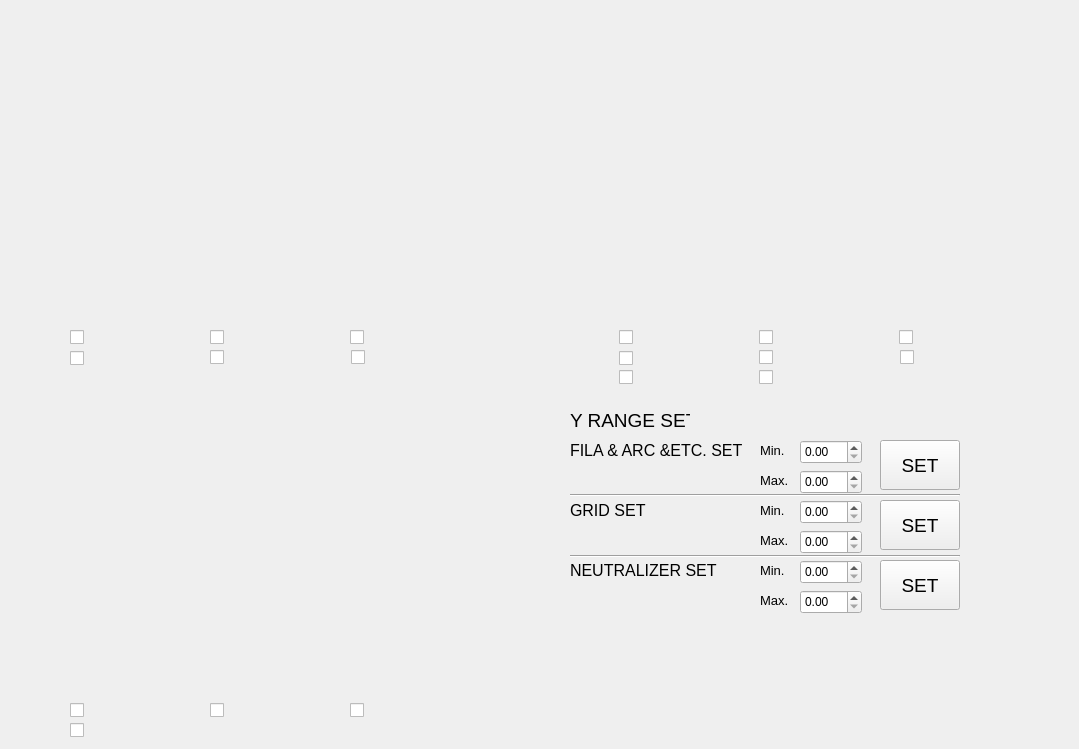
    <widget class="QWidget" name="page_2">
     <widget class="CAMultiplot" name="caMultiplot_5">
      <property name="geometry">
       <rect>
        <x>0</x>
        <y>20</y>
        <width>520</width>
        <height>310</height>
       </rect>
      </property>
      <property name="pvname">
       <string>NB12_WAT_ELD_DT</string>
      </property>
      <property name="pvname1">
       <string>NB12_WAT_FIL1_DT</string>
      </property>
      <property name="pvname2">
       <string>NB12_WAT_FIL2_DT</string>
      </property>
      <property name="pvname3">
       <string>NB12_WAT_ARC1_DT</string>
      </property>
      <property name="pvname4">
       <string>NB12_WAT_ARC2_DT</string>
      </property>
      <property name="pvname5">
       <string>NB12_WAT_SCR_DT</string>
      </property>
      <property name="pvname6">
       <string/>
      </property>
      <property name="pvname7">
       <string/>
      </property>
      <property name="pvname8">
       <string/>
      </property>
      <property name="plotTitle" stdset="0">
       <string>FILA &amp; ARC &amp;ETC.</string>
      </property>
      <property name="xTitle" stdset="0">
       <string>Time (s)</string>
      </property>
      <property name="yTitle" stdset="0">
       <string>Delta T (degC)</string>
      </property>
      <property name="timeLineCount" stdset="0">
       <number>401</number>
      </property>
     </widget>
     <widget class="CAMultiplot" name="caMultiplot_6">
      <property name="geometry">
       <rect>
        <x>550</x>
        <y>20</y>
        <width>520</width>
        <height>310</height>
       </rect>
      </property>
      <property name="pvname">
       <string>NB12_WAT_G11_DT</string>
      </property>
      <property name="pvname1">
       <string>NB12_WAT_G12_DT</string>
      </property>
      <property name="pvname2">
       <string>NB12_WAT_G21_DT</string>
      </property>
      <property name="pvname3">
       <string>NB12_WAT_G22_DT</string>
      </property>
      <property name="pvname4">
       <string>NB12_WAT_G31_DT</string>
      </property>
      <property name="pvname5">
       <string>NB12_WAT_G32_DT</string>
      </property>
      <property name="pvname6">
       <string>NB12_WAT_G41_DT</string>
      </property>
      <property name="pvname7">
       <string>NB12_WAT_G42_DT</string>
      </property>
      <property name="plotTitle" stdset="0">
       <string>GRID.</string>
      </property>
      <property name="xTitle" stdset="0">
       <string>Time (s)</string>
      </property>
      <property name="yTitle" stdset="0">
       <string>Delta T (degC)</string>
      </property>
      <property name="timeLineCount" stdset="0">
       <number>401</number>
      </property>
     </widget>
     <widget class="CAMultiplot" name="caMultiplot_7">
      <property name="geometry">
       <rect>
        <x>0</x>
        <y>390</y>
        <width>520</width>
        <height>310</height>
       </rect>
      </property>
      <property name="pvname">
       <string>NB12_WAT_N11_DT</string>
      </property>
      <property name="pvname1">
       <string>NB12_WAT_N12_DT</string>
      </property>
      <property name="pvname2">
       <string>NB12_WAT_N21_DT</string>
      </property>
      <property name="pvname3">
       <string>NB12_WAT_N22_DT</string>
      </property>
      <property name="pvname4">
       <string/>
      </property>
      <property name="pvname5">
       <string/>
      </property>
      <property name="pvname6">
       <string/>
      </property>
      <property name="pvname7">
       <string/>
      </property>
      <property name="plotTitle" stdset="0">
       <string>NEUTRALIZER</string>
      </property>
      <property name="xTitle" stdset="0">
       <string>Time (s)</string>
      </property>
      <property name="yTitle" stdset="0">
       <string>Delta T (degC)</string>
      </property>
      <property name="timeLineCount" stdset="0">
       <number>401</number>
      </property>
     </widget>
     <widget class="CAColorCheckBox" name="caColorCheckBox_26">
      <property name="geometry">
       <rect>
        <x>351</x>
        <y>347</y>
        <width>140</width>
        <height>20</height>
       </rect>
      </property>
     </widget>
     <widget class="CAColorCheckBox" name="caColorCheckBox_27">
      <property name="geometry">
       <rect>
        <x>70</x>
        <y>327</y>
        <width>140</width>
        <height>20</height>
       </rect>
      </property>
     </widget>
     <widget class="CAColorCheckBox" name="caColorCheckBox_30">
      <property name="geometry">
       <rect>
        <x>70</x>
        <y>348</y>
        <width>140</width>
        <height>20</height>
       </rect>
      </property>
     </widget>
     <widget class="CAColorCheckBox" name="caColorCheckBox_32">
      <property name="geometry">
       <rect>
        <x>350</x>
        <y>327</y>
        <width>140</width>
        <height>20</height>
       </rect>
      </property>
     </widget>
     <widget class="CAColorCheckBox" name="caColorCheckBox_33">
      <property name="geometry">
       <rect>
        <x>210</x>
        <y>327</y>
        <width>140</width>
        <height>20</height>
       </rect>
      </property>
     </widget>
     <widget class="CAColorCheckBox" name="caColorCheckBox_34">
      <property name="geometry">
       <rect>
        <x>210</x>
        <y>347</y>
        <width>140</width>
        <height>20</height>
       </rect>
      </property>
     </widget>
     <widget class="CAColorCheckBox" name="caColorCheckBox_35">
      <property name="geometry">
       <rect>
        <x>900</x>
        <y>347</y>
        <width>140</width>
        <height>20</height>
       </rect>
      </property>
     </widget>
     <widget class="CAColorCheckBox" name="caColorCheckBox_36">
      <property name="geometry">
       <rect>
        <x>619</x>
        <y>327</y>
        <width>140</width>
        <height>20</height>
       </rect>
      </property>
     </widget>
     <widget class="CAColorCheckBox" name="caColorCheckBox_37">
      <property name="geometry">
       <rect>
        <x>759</x>
        <y>367</y>
        <width>140</width>
        <height>20</height>
       </rect>
      </property>
     </widget>
     <widget class="CAColorCheckBox" name="caColorCheckBox_38">
      <property name="geometry">
       <rect>
        <x>619</x>
        <y>367</y>
        <width>140</width>
        <height>20</height>
       </rect>
      </property>
     </widget>
     <widget class="CAColorCheckBox" name="caColorCheckBox_39">
      <property name="geometry">
       <rect>
        <x>619</x>
        <y>348</y>
        <width>140</width>
        <height>20</height>
       </rect>
      </property>
     </widget>
     <widget class="CAColorCheckBox" name="caColorCheckBox_40">
      <property name="geometry">
       <rect>
        <x>899</x>
        <y>327</y>
        <width>140</width>
        <height>20</height>
       </rect>
      </property>
     </widget>
     <widget class="CAColorCheckBox" name="caColorCheckBox_41">
      <property name="geometry">
       <rect>
        <x>759</x>
        <y>327</y>
        <width>140</width>
        <height>20</height>
       </rect>
      </property>
     </widget>
     <widget class="CAColorCheckBox" name="caColorCheckBox_42">
      <property name="geometry">
       <rect>
        <x>759</x>
        <y>347</y>
        <width>140</width>
        <height>20</height>
       </rect>
      </property>
     </widget>
     <widget class="CAColorCheckBox" name="caColorCheckBox_44">
      <property name="geometry">
       <rect>
        <x>70</x>
        <y>700</y>
        <width>140</width>
        <height>20</height>
       </rect>
      </property>
     </widget>
     <widget class="CAColorCheckBox" name="caColorCheckBox_49">
      <property name="geometry">
       <rect>
        <x>210</x>
        <y>700</y>
        <width>140</width>
        <height>20</height>
       </rect>
      </property>
     </widget>
     <widget class="QDoubleSpinBox" name="doubleSpinBox_13">
      <property name="geometry">
       <rect>
        <x>800</x>
        <y>530</y>
        <width>62</width>
        <height>24</height>
       </rect>
      </property>
     </widget>
     <widget class="QLabel" name="label_19">
      <property name="geometry">
       <rect>
        <x>570</x>
        <y>500</y>
        <width>180</width>
        <height>20</height>
       </rect>
      </property>
      <property name="font">
       <font>
        <pointsize>12</pointsize>
       </font>
      </property>
      <property name="text">
       <string>GRID SET</string>
      </property>
     </widget>
     <widget class="QPushButton" name="pushButton_10">
      <property name="geometry">
       <rect>
        <x>880</x>
        <y>440</y>
        <width>80</width>
        <height>50</height>
       </rect>
      </property>
      <property name="font">
       <font>
        <pointsize>14</pointsize>
       </font>
      </property>
      <property name="text">
       <string>SET</string>
      </property>
     </widget>
     <widget class="QPushButton" name="pushButton_11">
      <property name="geometry">
       <rect>
        <x>880</x>
        <y>560</y>
        <width>80</width>
        <height>50</height>
       </rect>
      </property>
      <property name="font">
       <font>
        <pointsize>14</pointsize>
       </font>
      </property>
      <property name="text">
       <string>SET</string>
      </property>
     </widget>
     <widget class="QLabel" name="label_20">
      <property name="geometry">
       <rect>
        <x>570</x>
        <y>560</y>
        <width>180</width>
        <height>20</height>
       </rect>
      </property>
      <property name="font">
       <font>
        <pointsize>12</pointsize>
       </font>
      </property>
      <property name="text">
       <string>NEUTRALIZER SET</string>
      </property>
     </widget>
     <widget class="QDoubleSpinBox" name="doubleSpinBox_14">
      <property name="geometry">
       <rect>
        <x>800</x>
        <y>590</y>
        <width>62</width>
        <height>24</height>
       </rect>
      </property>
     </widget>
     <widget class="QLabel" name="label_21">
      <property name="geometry">
       <rect>
        <x>760</x>
        <y>590</y>
        <width>40</width>
        <height>20</height>
       </rect>
      </property>
      <property name="font">
       <font>
        <pointsize>10</pointsize>
       </font>
      </property>
      <property name="text">
       <string>Max.</string>
      </property>
     </widget>
     <widget class="QLabel" name="label_22">
      <property name="geometry">
       <rect>
        <x>760</x>
        <y>500</y>
        <width>40</width>
        <height>20</height>
       </rect>
      </property>
      <property name="font">
       <font>
        <pointsize>10</pointsize>
       </font>
      </property>
      <property name="text">
       <string>Min.</string>
      </property>
     </widget>
     <widget class="Line" name="line_4">
      <property name="geometry">
       <rect>
        <x>570</x>
        <y>555</y>
        <width>390</width>
        <height>3</height>
       </rect>
      </property>
      <property name="orientation">
       <enum>Qt::Horizontal</enum>
      </property>
     </widget>
     <widget class="QLabel" name="label_23">
      <property name="geometry">
       <rect>
        <x>570</x>
        <y>440</y>
        <width>180</width>
        <height>20</height>
       </rect>
      </property>
      <property name="font">
       <font>
        <pointsize>12</pointsize>
       </font>
      </property>
      <property name="text">
       <string>FILA &amp; ARC &amp;ETC. SET</string>
      </property>
     </widget>
     <widget class="QDoubleSpinBox" name="doubleSpinBox_15">
      <property name="geometry">
       <rect>
        <x>800</x>
        <y>440</y>
        <width>62</width>
        <height>24</height>
       </rect>
      </property>
     </widget>
     <widget class="QDoubleSpinBox" name="doubleSpinBox_16">
      <property name="geometry">
       <rect>
        <x>800</x>
        <y>500</y>
        <width>62</width>
        <height>24</height>
       </rect>
      </property>
     </widget>
     <widget class="QLabel" name="label_24">
      <property name="geometry">
       <rect>
        <x>760</x>
        <y>470</y>
        <width>40</width>
        <height>20</height>
       </rect>
      </property>
      <property name="font">
       <font>
        <pointsize>10</pointsize>
       </font>
      </property>
      <property name="text">
       <string>Max.</string>
      </property>
     </widget>
     <widget class="QLabel" name="label_25">
      <property name="geometry">
       <rect>
        <x>760</x>
        <y>440</y>
        <width>40</width>
        <height>20</height>
       </rect>
      </property>
      <property name="font">
       <font>
        <pointsize>10</pointsize>
       </font>
      </property>
      <property name="text">
       <string>Min.</string>
      </property>
     </widget>
     <widget class="QLabel" name="label_26">
      <property name="geometry">
       <rect>
        <x>760</x>
        <y>560</y>
        <width>40</width>
        <height>20</height>
       </rect>
      </property>
      <property name="font">
       <font>
        <pointsize>10</pointsize>
       </font>
      </property>
      <property name="text">
       <string>Min.</string>
      </property>
     </widget>
     <widget class="Line" name="line_5">
      <property name="geometry">
       <rect>
        <x>570</x>
        <y>494</y>
        <width>390</width>
        <height>3</height>
       </rect>
      </property>
      <property name="orientation">
       <enum>Qt::Horizontal</enum>
      </property>
     </widget>
     <widget class="QPushButton" name="pushButton_12">
      <property name="geometry">
       <rect>
        <x>880</x>
        <y>500</y>
        <width>80</width>
        <height>50</height>
       </rect>
      </property>
      <property name="font">
       <font>
        <pointsize>14</pointsize>
       </font>
      </property>
      <property name="text">
       <string>SET</string>
      </property>
     </widget>
     <widget class="QDoubleSpinBox" name="doubleSpinBox_17">
      <property name="geometry">
       <rect>
        <x>800</x>
        <y>470</y>
        <width>62</width>
        <height>24</height>
       </rect>
      </property>
     </widget>
     <widget class="QLabel" name="label_27">
      <property name="geometry">
       <rect>
        <x>760</x>
        <y>530</y>
        <width>40</width>
        <height>20</height>
       </rect>
      </property>
      <property name="font">
       <font>
        <pointsize>10</pointsize>
       </font>
      </property>
      <property name="text">
       <string>Max.</string>
      </property>
     </widget>
     <widget class="QDoubleSpinBox" name="doubleSpinBox_18">
      <property name="geometry">
       <rect>
        <x>800</x>
        <y>560</y>
        <width>62</width>
        <height>24</height>
       </rect>
      </property>
     </widget>
     <widget class="CAColorCheckBox" name="caColorCheckBox_89">
      <property name="geometry">
       <rect>
        <x>350</x>
        <y>700</y>
        <width>140</width>
        <height>20</height>
       </rect>
      </property>
     </widget>
     <widget class="CAColorCheckBox" name="caColorCheckBox_90">
      <property name="geometry">
       <rect>
        <x>70</x>
        <y>720</y>
        <width>140</width>
        <height>20</height>
       </rect>
      </property>
     </widget>
     <widget class="QLabel" name="label_31">
      <property name="geometry">
       <rect>
        <x>570</x>
        <y>410</y>
        <width>120</width>
        <height>20</height>
       </rect>
      </property>
      <property name="font">
       <font>
        <pointsize>14</pointsize>
       </font>
      </property>
      <property name="text">
       <string>Y RANGE SET</string>
      </property>
     </widget>
    </widget>
